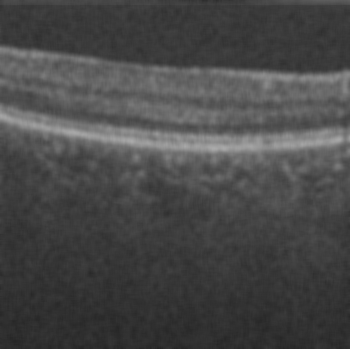
#> input picture retina2movingavg/337.bmp, 350 x 349 px, found by its file name
$ python roberts.py
#> lines starting #> are read from the running program, lines starting #| are printed output that depends on the picture
from PIL import Image
import numpy as np
from scipy.signal import convolve2d
from scipy import ndimage
import cv2

# Load the input image
img = Image.open("retina2/337.bmp")
#> img is the input picture: PIL image 350x349 L; min 36, max 171, mean 72.1

# Convert the image to grayscale
img_gray = img.convert("L")

# Convert the image to a numpy array
img_arr = np.array(img_gray)

# Define the Gaussian kernel
gaussian_kernel = (
    np.array(
        [
            [1, 4,  6,  4,  1],
            [4, 16, 24, 16, 4],
            [6, 24, 36, 24, 6],
            [4, 16, 24, 16, 4],
            [1, 4,  6,  4,  1]
        ]
    )
    / 256
)

# Apply the Gaussian kernel using convolve2d
img_smooth = convolve2d(img_arr, gaussian_kernel, mode="same")

# Define the Roberts cross operator kernels
roberts_cross_v = np.array([[1, 0],
                            [0, -1]])

roberts_cross_h = np.array([[0, 1],
                            [-1, 0]])

# Apply the Roberts cross operator using convolve
vertical = ndimage.convolve(img_smooth, roberts_cross_v)
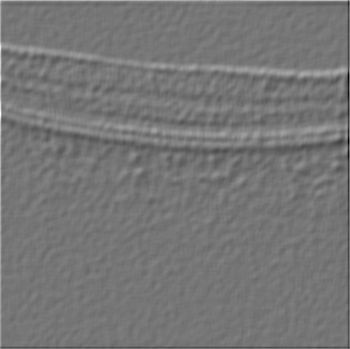
#> vertical: shape (349, 350) float64; min -36.66, max 42.15, mean 0; drawn with min black and max white
horizontal = ndimage.convolve(img_smooth, roberts_cross_h)
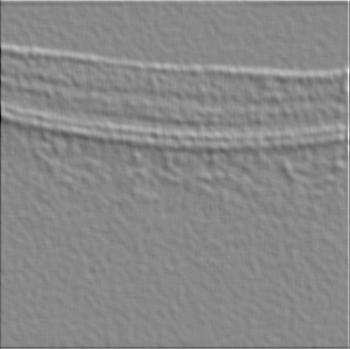
#> horizontal: shape (349, 350) float64; min -44.4, max 38.41, mean -0.1; drawn with min black and max white

# Compute tpythe edge image using the squared magnitudes of horizontal and vertical
edged_img = np.sqrt(np.square(horizontal) + np.square(vertical))
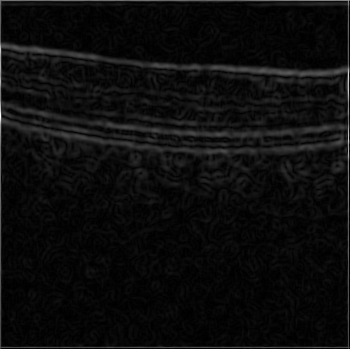
#> edged_img: shape (349, 350) float64; min 0, max 56.56, mean 2.9; drawn with min black and max white
edged_img = edged_img.astype('uint8')
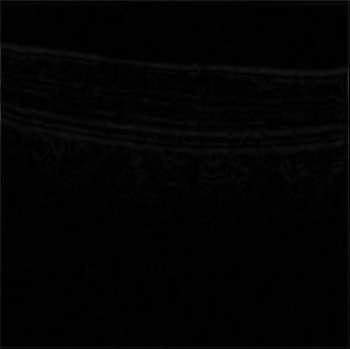
#> edged_img: shape (349, 350); min 0, max 56, mean 2.4

# # Convert the filtered image back to a PIL image
img_filtered_pil = Image.fromarray(edged_img.astype(np.uint8))

# # Save the filtered image
img_filtered_pil.save("MEOW.jpg")
img_smooth = img_smooth.astype(np.uint8)
cv2.imshow("Filtered Image", edged_img)
cv2.waitKey(0)
cv2.destroyAllWindows()

$ run again, with retina2movingavg/172.bmp copied over retina2movingavg/337.bmp
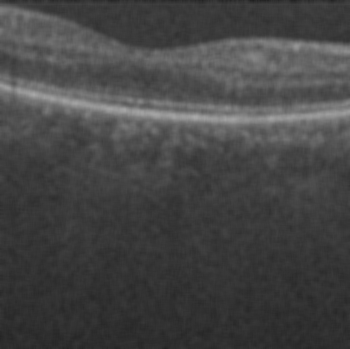
#> input picture retina2movingavg/172.bmp, 350 x 349 px, found by its file name
#> img is the input picture: PIL image 350x349 L; min 32, max 169, mean 69
#> `horizontal = ndimage.convolve(img_smooth, roberts_cross_h)`:
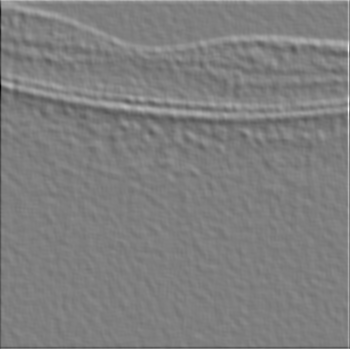
#> horizontal: shape (349, 350) float64; min -41, max 41.16, mean 0; drawn with min black and max white
#> `edged_img = np.sqrt(np.square(horizontal) + np.square(vertical))`:
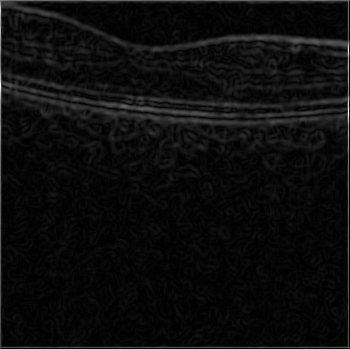
#> edged_img: shape (349, 350) float64; min 0, max 52.78, mean 2.7; drawn with min black and max white

$ run again, with retina2movingavg/175.bmp copied over retina2movingavg/337.bmp
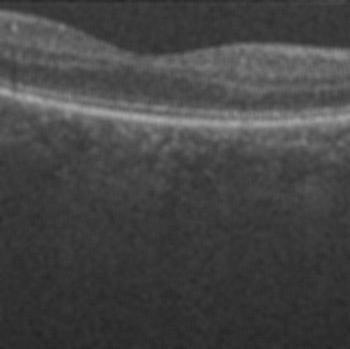
#> input picture retina2movingavg/175.bmp, 350 x 349 px, found by its file name
#> img is the input picture: PIL image 350x349 L; min 34, max 168, mean 69
#> `horizontal = ndimage.convolve(img_smooth, roberts_cross_h)`:
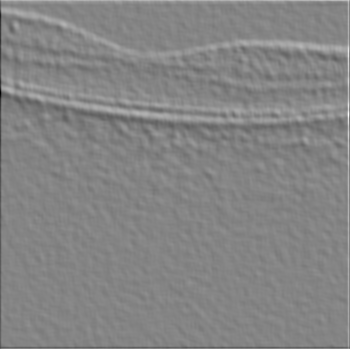
#> horizontal: shape (349, 350) float64; min -44.38, max 40.91, mean 0; drawn with min black and max white
#> `edged_img = np.sqrt(np.square(horizontal) + np.square(vertical))`:
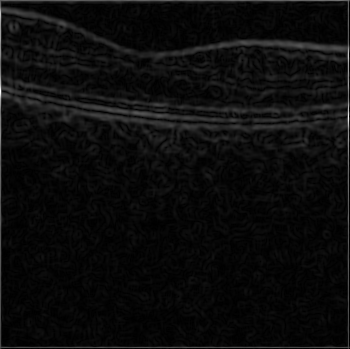
#> edged_img: shape (349, 350) float64; min 0, max 56.04, mean 2.7; drawn with min black and max white

$ run again, with retina2movingavg/176.bmp copied over retina2movingavg/337.bmp
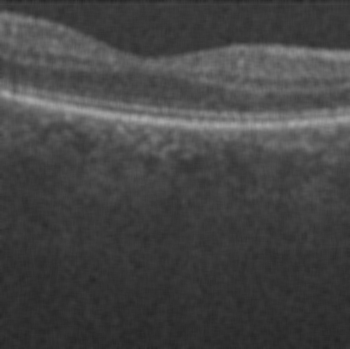
#> input picture retina2movingavg/176.bmp, 350 x 349 px, found by its file name
#> img is the input picture: PIL image 350x349 L; min 37, max 168, mean 69
#> `horizontal = ndimage.convolve(img_smooth, roberts_cross_h)`:
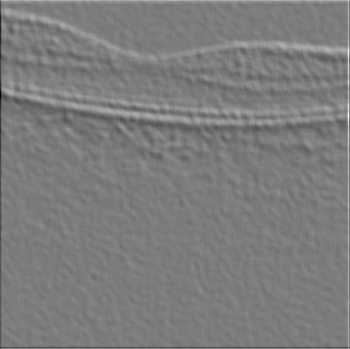
#> horizontal: shape (349, 350) float64; min -39.48, max 41.05, mean 0; drawn with min black and max white
#> `edged_img = np.sqrt(np.square(horizontal) + np.square(vertical))`:
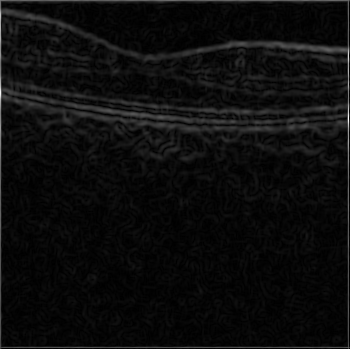
#> edged_img: shape (349, 350) float64; min 0, max 54.29, mean 2.7; drawn with min black and max white
